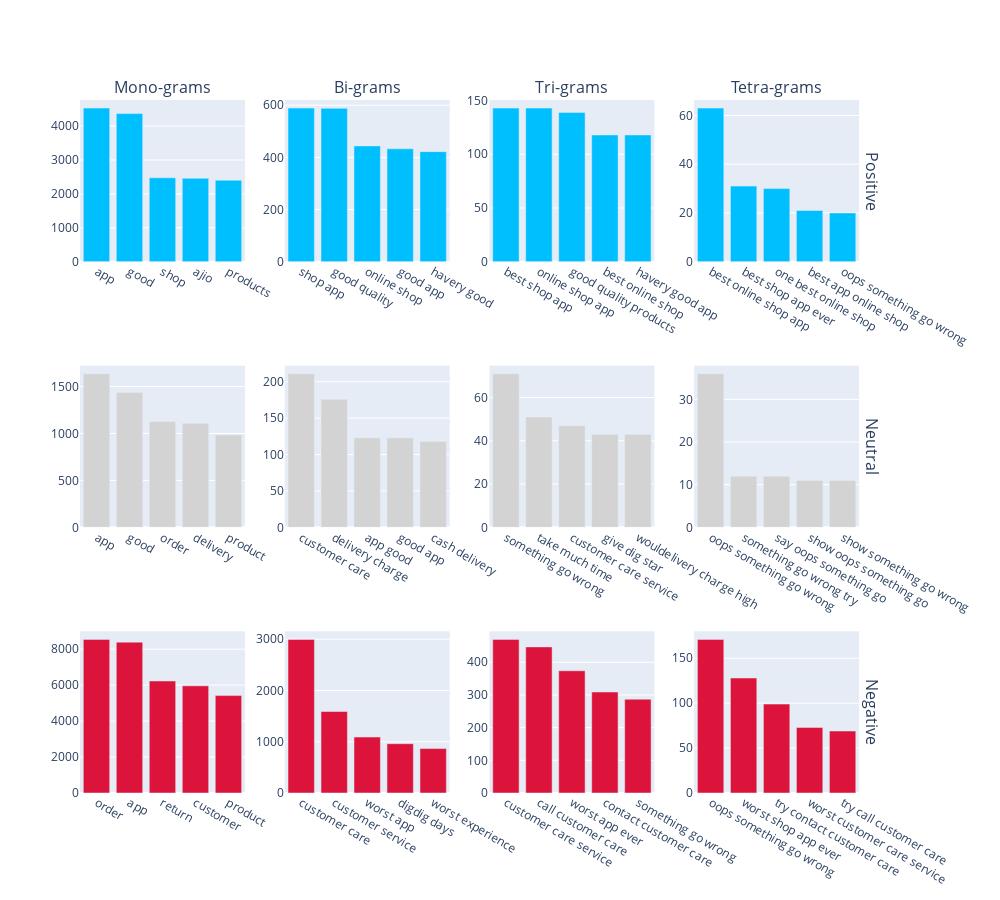

Here is the notebook cell this chart was saved with:
### Code cell
#for df in ajio_results:
fig = make_subplots(rows=3, cols=4,
                    vertical_spacing=0.15,
                    column_titles =['Mono-grams','Bi-grams','Tri-grams','Tetra-grams'],
                    row_titles =['Positive','Neutral','Negative'],                  
      
                   )
#for df in ajio_results:
fig.add_trace(go.Bar(
            x = ajio_results[0][ajio_results[0].columns[0]].head(),
            y = ajio_results[0][ajio_results[0].columns[1]].head(),
            marker_color='DeepSkyBlue',
            ),row=1, col=1)
fig.add_trace(go.Bar(
            x = ajio_results[1][ajio_results[1].columns[0]].head(),
            y = ajio_results[1][ajio_results[1].columns[1]].head(),
            marker_color='DeepSkyBlue',
            ),row=1, col=2)
fig.add_trace(go.Bar(
            x = ajio_results[2][ajio_results[2].columns[0]].head(),
            y = ajio_results[2][ajio_results[2].columns[1]].head(),
            marker_color='DeepSkyBlue',
            ),row=1, col=3)
    # neu
fig.add_trace(go.Bar(
            x = ajio_results[3][ajio_results[3].columns[0]].head(),
            y = ajio_results[3][ajio_results[3].columns[1]].head(),
            marker_color='DeepSkyBlue',
            ),row=1, col=4)
fig.add_trace(go.Bar(
            x = ajio_results[4][ajio_results[4].columns[0]].head(),
            y = ajio_results[4][ajio_results[4].columns[1]].head(),
            marker_color='Lightgrey',
            ),row=2, col=1)
fig.add_trace(go.Bar(
            x = ajio_results[5][ajio_results[5].columns[0]].head(),
            y = ajio_results[5][ajio_results[5].columns[1]].head(),
            marker_color='Lightgrey',
            ),row=2, col=2)
    # neg
fig.add_trace(go.Bar(
            x = ajio_results[6][ajio_results[6].columns[0]].head(),
            y = ajio_results[6][ajio_results[6].columns[1]].head(),
            marker_color='Lightgrey',
            ),row=2, col=3)
fig.add_trace(go.Bar(
            x = ajio_results[7][ajio_results[7].columns[0]].head(),
            y = ajio_results[7][ajio_results[7].columns[1]].head(),
            marker_color='Lightgrey',
            ),row=2, col=4)
fig.add_trace(go.Bar(
            x = ajio_results[8][ajio_results[8].columns[0]].head(),
            y = ajio_results[8][ajio_results[8].columns[1]].head(),
            marker_color='Crimson',
            ),row=3, col=1)
fig.add_trace(go.Bar(
            x = ajio_results[9][ajio_results[9].columns[0]].head(),
            y = ajio_results[9][ajio_results[9].columns[1]].head(),
            marker_color='Crimson',
            ),row=3, col=2)
fig.add_trace(go.Bar(
            x = ajio_results[10][ajio_results[10].columns[0]].head(),
            y = ajio_results[10][ajio_results[10].columns[1]].head(),
            marker_color='Crimson',
            ),row=3, col=3)
fig.add_trace(go.Bar(
            x = ajio_results[11][ajio_results[11].columns[0]].head(),
            y = ajio_results[11][ajio_results[11].columns[1]].head(),
            marker_color='Crimson',
            ),row=3, col=4)


    
#
fig.update_layout({"showlegend": False},height=900, width=1000)
fig.show()

### Figure 1 — Plotly figure (JSON) as saved in the notebook; plotly's stock layout.template omitted (floating-point values rounded to 4 significant figures)
{"data": [{"marker": {"color": "DeepSkyBlue"}, "type": "bar", "x": ["app", "good", "shop", "ajio", "products"], "xaxis": "x", "y": [4532, 4370, 2476, 2461, 2404], "yaxis": "y"}, {"marker": {"color": "DeepSkyBlue"}, "type": "bar", "x": ["shop app", "good quality", "online shop", "good app", "havery good"], "xaxis": "x2", "y": [589, 588, 444, 433, 422], "yaxis": "y2"}, {"marker": {"color": "DeepSkyBlue"}, "type": "bar", "x": ["best shop app", "online shop app", "good quality products", "best online shop", "havery good app"], "xaxis": "x3", "y": [143, 143, 139, 118, 118], "yaxis": "y3"}, {"marker": {"color": "DeepSkyBlue"}, "type": "bar", "x": ["best online shop app", "best shop app ever", "one best online shop", "best app online shop", "oops something go wrong"], "xaxis": "x4", "y": [63, 31, 30, 21, 20], "yaxis": "y4"}, {"marker": {"color": "Lightgrey"}, "type": "bar", "x": ["app", "good", "order", "delivery", "product"], "xaxis": "x5", "y": [1636, 1435, 1126, 1109, 984], "yaxis": "y5"}, {"marker": {"color": "Lightgrey"}, "type": "bar", "x": ["customer care", "delivery charge", "app good", "good app", "cash delivery"], "xaxis": "x6", "y": [211, 176, 123, 123, 118], "yaxis": "y6"}, {"marker": {"color": "Lightgrey"}, "type": "bar", "x": ["something go wrong", "take much time", "customer care service", "give dig star", "wouldelivery charge high"], "xaxis": "x7", "y": [71, 51, 47, 43, 43], "yaxis": "y7"}, {"marker": {"color": "Lightgrey"}, "type": "bar", "x": ["oops something go wrong", "something go wrong try", "say oops something go", "show oops something go", "show something go wrong"], "xaxis": "x8", "y": [36, 12, 12, 11, 11], "yaxis": "y8"}, {"marker": {"color": "Crimson"}, "type": "bar", "x": ["order", "app", "return", "customer", "product"], "xaxis": "x9", "y": [8545, 8392, 6231, 5960, 5419], "yaxis": "y9"}, {"marker": {"color": "Crimson"}, "type": "bar", "x": ["customer care", "customer service", "worst app", "digdig days", "worst experience"], "xaxis": "x10", "y": [2997, 1590, 1092, 962, 867], "yaxis": "y10"}, {"marker": {"color": "Crimson"}, "type": "bar", "x": ["customer care service", "call customer care", "worst app ever", "contact customer care", "something go wrong"], "xaxis": "x11", "y": [470, 447, 374, 309, 287], "yaxis": "y11"}, {"marker": {"color": "Crimson"}, "type": "bar", "x": ["oops something go wrong", "worst shop app ever", "try contact customer care", "worst customer care service", "try call customer care"], "xaxis": "x12", "y": [171, 128, 99, 73, 69], "yaxis": "y12"}], "layout": {"annotations": [{"font": {"size": 16}, "showarrow": false, "text": "Mono-grams", "x": 0.1037, "xanchor": "center", "xref": "paper", "y": 1.0, "yanchor": "bottom", "yref": "paper"}, {"font": {"size": 16}, "showarrow": false, "text": "Bi-grams", "x": 0.3612, "xanchor": "center", "xref": "paper", "y": 1.0, "yanchor": "bottom", "yref": "paper"}, {"font": {"size": 16}, "showarrow": false, "text": "Tri-grams", "x": 0.6188, "xanchor": "center", "xref": "paper", "y": 1.0, "yanchor": "bottom", "yref": "paper"}, {"font": {"size": 16}, "showarrow": false, "text": "Tetra-grams", "x": 0.8762, "xanchor": "center", "xref": "paper", "y": 1.0, "yanchor": "bottom", "yref": "paper"}, {"font": {"size": 16}, "showarrow": false, "text": "Positive", "textangle": 90, "x": 0.98, "xanchor": "left", "xref": "paper", "y": 0.8833, "yanchor": "middle", "yref": "paper"}, {"font": {"size": 16}, "showarrow": false, "text": "Neutral", "textangle": 90, "x": 0.98, "xanchor": "left", "xref": "paper", "y": 0.5, "yanchor": "middle", "yref": "paper"}, {"font": {"size": 16}, "showarrow": false, "text": "Negative", "textangle": 90, "x": 0.98, "xanchor": "left", "xref": "paper", "y": 0.1167, "yanchor": "middle", "yref": "paper"}], "height": 900, "showlegend": false, "width": 1000, "xaxis": {"anchor": "y", "domain": [0, 0.2075]}, "xaxis10": {"anchor": "y10", "domain": [0.2575, 0.465]}, "xaxis11": {"anchor": "y11", "domain": [0.515, 0.7225]}, "xaxis12": {"anchor": "y12", "domain": [0.7725, 0.98]}, "xaxis2": {"anchor": "y2", "domain": [0.2575, 0.465]}, "xaxis3": {"anchor": "y3", "domain": [0.515, 0.7225]}, "xaxis4": {"anchor": "y4", "domain": [0.7725, 0.98]}, "xaxis5": {"anchor": "y5", "domain": [0, 0.2075]}, "xaxis6": {"anchor": "y6", "domain": [0.2575, 0.465]}, "xaxis7": {"anchor": "y7", "domain": [0.515, 0.7225]}, "xaxis8": {"anchor": "y8", "domain": [0.7725, 0.98]}, "xaxis9": {"anchor": "y9", "domain": [0, 0.2075]}, "yaxis": {"anchor": "x", "domain": [0.7667, 1.0]}, "yaxis10": {"anchor": "x10", "domain": [0, 0.2333]}, "yaxis11": {"anchor": "x11", "domain": [0, 0.2333]}, "yaxis12": {"anchor": "x12", "domain": [0, 0.2333]}, "yaxis2": {"anchor": "x2", "domain": [0.7667, 1.0]}, "yaxis3": {"anchor": "x3", "domain": [0.7667, 1.0]}, "yaxis4": {"anchor": "x4", "domain": [0.7667, 1.0]}, "yaxis5": {"anchor": "x5", "domain": [0.3833, 0.6167]}, "yaxis6": {"anchor": "x6", "domain": [0.3833, 0.6167]}, "yaxis7": {"anchor": "x7", "domain": [0.3833, 0.6167]}, "yaxis8": {"anchor": "x8", "domain": [0.3833, 0.6167]}, "yaxis9": {"anchor": "x9", "domain": [0, 0.2333]}}}
